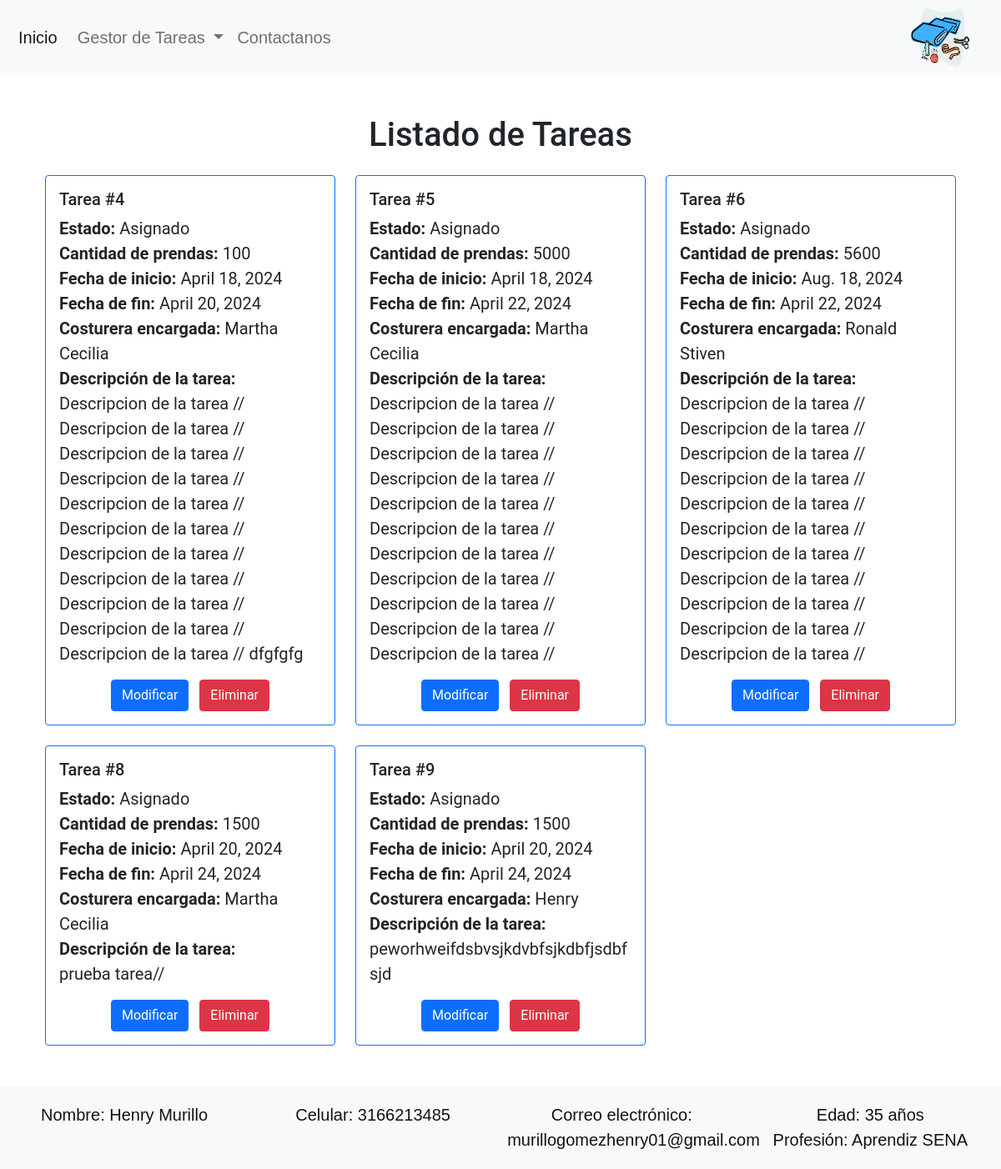
/listar_tareas/, run on the app's committed database.
### fabrica/models.py (models this page shows)
class Tareas(models.Model):
    descripcion = models.TextField()
    cant_prendas = models.IntegerField()
    fecha_ini = models.DateField()
    fecha_fin = models.DateField()
    estado = models.ForeignKey(Estado, on_delete=models.CASCADE)
    fabrica = models.ForeignKey(Fabrica, on_delete=models.CASCADE)
    costurera = models.ForeignKey(Costureras, on_delete=models.SET_NULL, null=True, blank=True)

class Estado(models.Model):
    nombre = models.CharField(max_length=100)
    def __str__(self):
        return self.nombre

class Costureras(models.Model):
    GENERO_CHOICES = [
        ('M', 'Masculino'),
        ('F', 'Femenino'),
        ('O', 'Otro'),
    ]
    identificacion = models.CharField(primary_key=True, max_length=50)
    nombre = models.CharField(max_length=100)
    apellido = models.CharField(max_length=100)
    fecha_nacimiento = models.DateField()
    direccion = models.CharField(max_length=200)
    genero = models.CharField(max_length=1, choices=GENERO_CHOICES)
    def __str__(self):
        return self.nombre

### fabrica/views.py (the view)
# urls.py: path('listar_tareas/', views.lista_tareas, name='lista_tareas'),
def lista_tareas(request):
    tareas = Tareas.objects.all()
    return render(request, 'lista_tareas.html', {'tareas': tareas})

### templates/lista_tareas.html (shortened to what this page needs)
{% extends "layouts/app.html" %}
{% block content %}
<div class="container py-5">
  <h1 class="text-center mb-4">Listado de Tareas</h1>
  <div class="row row-cols-1 row-cols-md-2 row-cols-lg-3 g-4">
    {% for tarea in tareas %}
    <div class="col">
      <div class="card h-100 border border-primary">
        <div class="card-body">
          <h5 class="card-title">Tarea #{{ tarea.id }}</h5>
          <ul class="list-unstyled">
            <li><strong>Estado:</strong> {{ tarea.estado }}</li>
            <li><strong>Cantidad de prendas:</strong> {{ tarea.cant_prendas }}</li>
            <li><strong>Fecha de inicio:</strong> {{ tarea.fecha_ini }}</li>
            <li><strong>Fecha de fin:</strong> {{ tarea.fecha_fin }}</li>
            <li><strong>Costurera encargada:</strong> {{ tarea.costurera }}</li>
            <li><strong>Descripción de la tarea:</strong><br>{{ tarea.descripcion }}</li>
          </ul>
          <div class="text-center mt-3">
            <a href="{% url 'modificar_tarea' tarea.id %}" class="btn btn-primary me-2">Modificar</a>
            <a href="{% url 'eliminar_tarea' tarea.id %}" class="btn btn-danger">Eliminar</a>
          </div>
        </div>
      </div>
    </div>
    {% endfor %}
  </div>
</div>
{% endblock %}

### static/styles.css (style rules this page uses)
* { box-sizing: border-box; padding: 0; margin: 0; }
body { display: flex; flex-direction: column; min-height: 100vh; margin: 0; position: relative; font-family: 'Roboto', sans-serif; font-size: 20px; }
.container { min-height: 100vh; padding-bottom: 100px; }

### data on the page
Tareas: id "4", estado "Asignado", cant_prendas "100", fecha_ini "April 18, 2024", fecha_fin "April 20, 2024", costurera "Martha Cecilia", descripcion "Descripcion de la tarea // Descripcion de la tarea // Descripcion de la tarea // Descripcion de la tarea // Descripcion de la tarea // Descripcion de la tarea // Descripcion de la tarea // Descripcion de la tarea // Descripcion de la tarea // Descripcion de la tarea // Descripcion de la tarea // dfgfgfg"
Tareas: id "5", estado "Asignado", cant_prendas "5000", fecha_ini "April 18, 2024", fecha_fin "April 22, 2024", costurera "Martha Cecilia", descripcion "Descripcion de la tarea // Descripcion de la tarea // Descripcion de la tarea // Descripcion de la tarea // Descripcion de la tarea // Descripcion de la tarea // Descripcion de la tarea // Descripcion de la tarea // Descripcion de la tarea // Descripcion de la tarea // Descripcion de la tarea //"
Tareas: id "6", estado "Asignado", cant_prendas "5600", fecha_ini "Aug. 18, 2024", fecha_fin "April 22, 2024", costurera "Ronald Stiven", descripcion "Descripcion de la tarea // Descripcion de la tarea // Descripcion de la tarea // Descripcion de la tarea // Descripcion de la tarea // Descripcion de la tarea // Descripcion de la tarea // Descripcion de la tarea // Descripcion de la tarea // Descripcion de la tarea // Descripcion de la tarea //"
Tareas: id "8", estado "Asignado", cant_prendas "1500", fecha_ini "April 20, 2024", fecha_fin "April 24, 2024", costurera "Martha Cecilia", descripcion "prueba tarea//"
Tareas: id "9", estado "Asignado", cant_prendas "1500", fecha_ini "April 20, 2024", fecha_fin "April 24, 2024", costurera "Henry", descripcion "peworhweifdsbvsjkdvbfsjkdbfjsdbfsjd"
